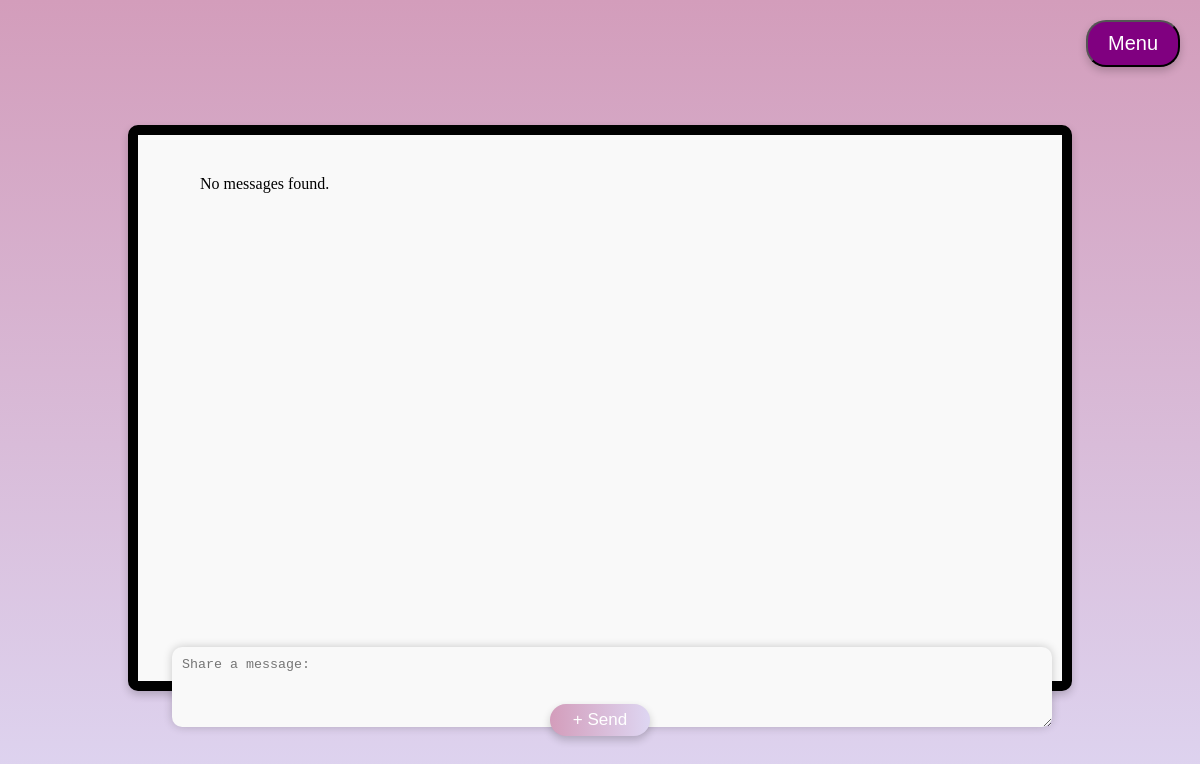
The app's page /forum.php, older data.
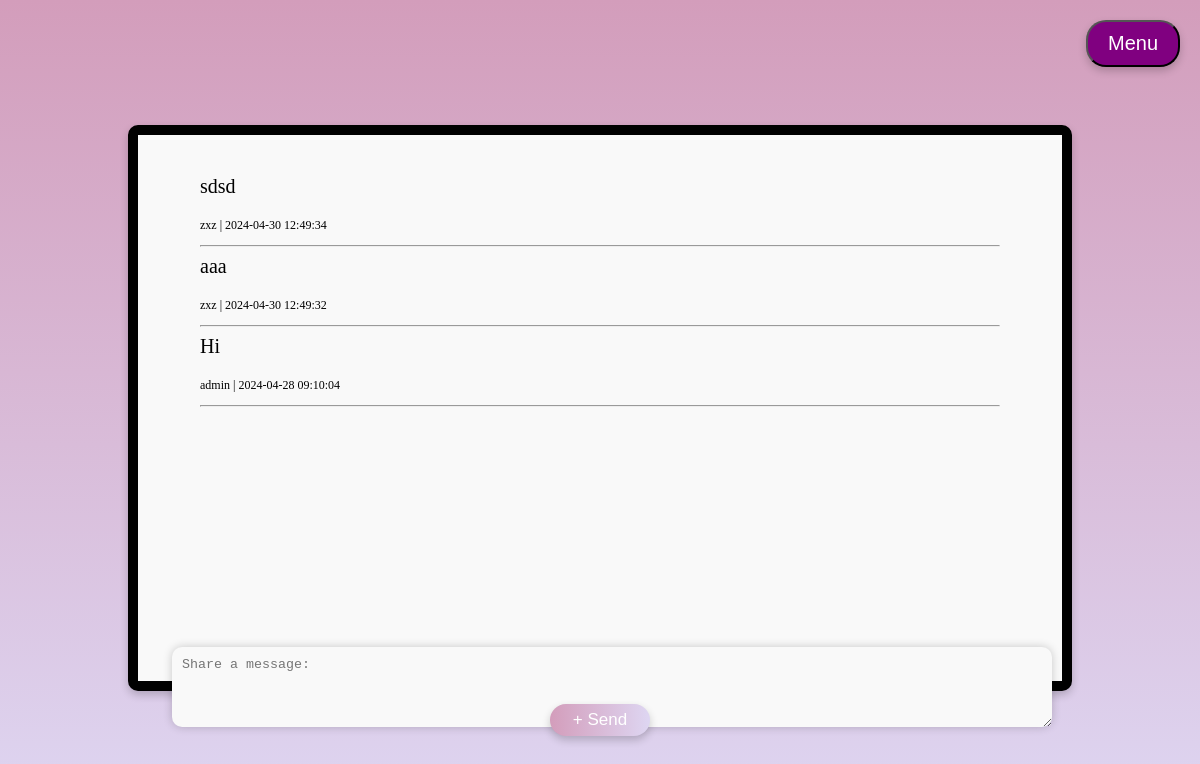
The same page, newer data.
### forum.php (the view, shortened to what this page needs)
<?php
$link = @mysqli_connect('localhost', 'root', 'A12345678', 'mydata');
$query = "SELECT * FROM `public-forum` WHERE datetime >= DATE_SUB(NOW(), INTERVAL 10 DAY) ORDER BY datetime DESC";
$result = mysqli_query($link, $query);
if (mysqli_num_rows($result) > 0) {
    $messages = '';
    while ($row = mysqli_fetch_assoc($result)) {
        $message = $row['message'];
        $username = $row['username'];
        $datetime = $row['datetime'];
        $messages .= '<p style="font-size: 20px;">' . $message . '</p>';
        $messages .= '<p style="font-size: 12px;">' . $username . "  |  " . $datetime . '</p>';
        $messages .= '<hr>';
    }
} else {
    $messages = 'No messages found.';
}
?>
<!DOCTYPE html>
<html>
<head>
</head>
<body>
    <div class="container">
        <div class="message-container">
            <?php echo $messages; ?>
        </div>
        <div class="form-container">
            <form method="POST">
                <textarea name="message" rows="4" placeholder="Share a message:"></textarea>
                <input type="submit" value="+ Send">
            </form>
        </div>
        <div class="dropdown">
            <button class="dropbtn">Menu</button>
        </div>
    </div>
</body>
</html>

Row changes from the older to the newer data that the page shows:
added public-forum: message "sdsd", username "zxz", datetime "2024-04-30 12:49:34"
added public-forum: message "aaa", username "zxz", datetime "2024-04-30 12:49:32"
added public-forum: message "Hi", username "admin", datetime "2024-04-28 09:10:04"
Text that changed along with them:
$messages: "No messages found." → (not shown)
